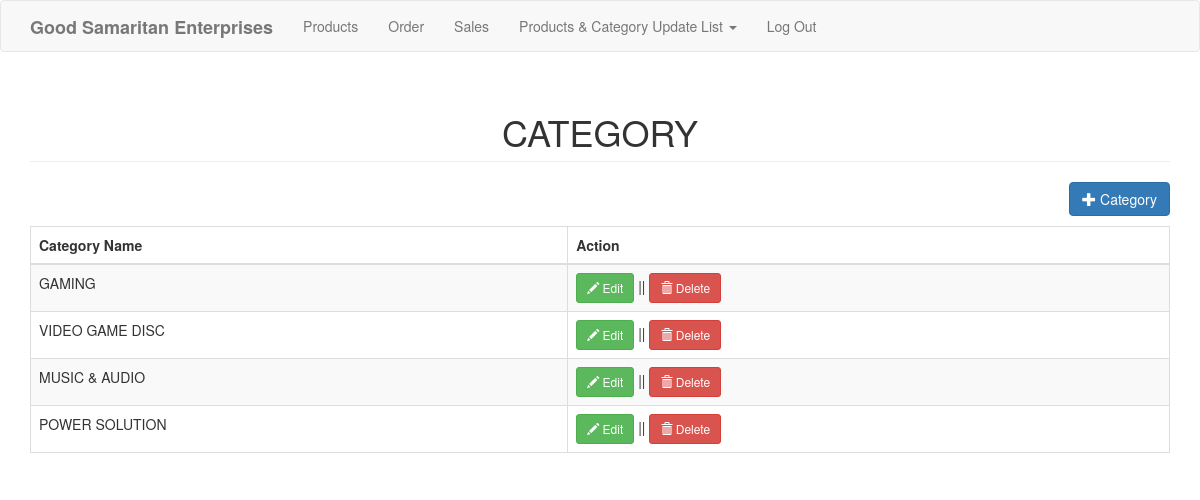
The app's page /category.php with its own data.
### tables this page shows
CREATE TABLE `category` (
  `categoryid` int(11) NOT NULL,
  `catname` varchar(30) NOT NULL
);

### category.php (the view, shortened to what this page needs)
<?php include('header.php'); ?>
<body>
<?php include('navbar.php'); ?>
<div class="container">
	<h1 class="page-header text-center">CATEGORY</h1>
	<div class="row">
		<div class="col-md-12">
			<a href="#addcategory" data-toggle="modal" class="pull-right btn btn-primary"><span class="glyphicon glyphicon-plus"></span> Category</a>
		</div>
	</div>
	<div style="margin-top:10px;">
		<table class="table table-striped table-bordered">
			<thead>
				<th>Category Name</th>
				<th>Action</th>
			</thead>
			<tbody>
				<?php
					$sql="select * from category order by categoryid asc";
					$query=$conn->query($sql);
					while($row=$query->fetch_array()){
						?>
						<tr>
							<td><?php echo $row['catname']; ?></td>
							<td>
								<a href="#editcategory<?php echo $row['categoryid']; ?>" data-toggle="modal" class="btn btn-success btn-sm"><span class="glyphicon glyphicon-pencil"></span> Edit</a> || <a href="#deletecategory<?php echo $row['categoryid']; ?>" data-toggle="modal" class="btn btn-danger btn-sm"><span class="glyphicon glyphicon-trash"></span> Delete</a>
							</td>
						</tr>
						<?php
					}
				?>
			</tbody>
		</table>
	</div>
</div>
</body>
</html>

### records on screen
category: catname "GAMING"
category: catname "VIDEO GAME DISC"
category: catname "MUSIC & AUDIO"
category: catname "POWER SOLUTION"
